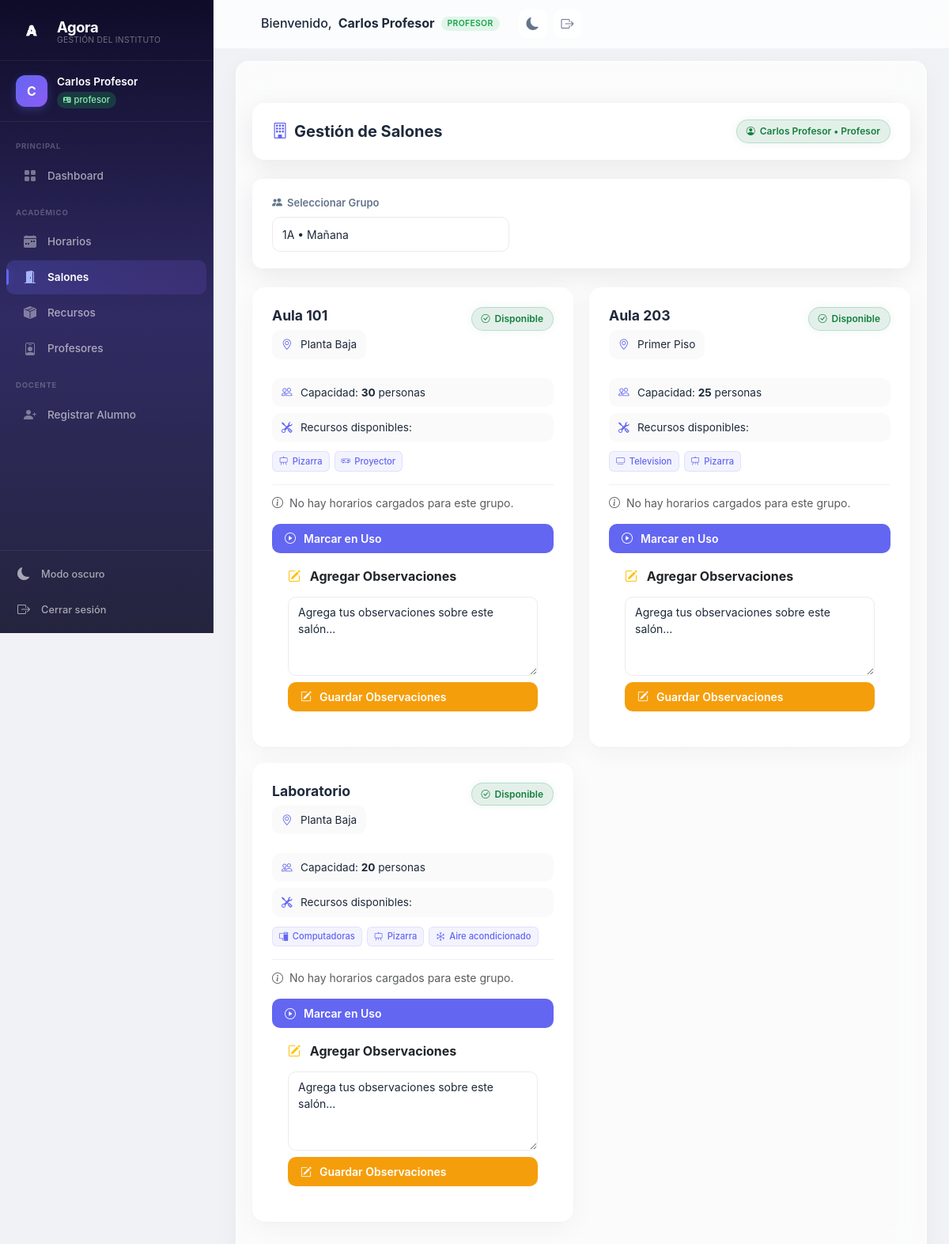
The page /dashboard.php?page=salones (signed in) on the database its author committed.
### tables this page shows
CREATE TABLE salones (
    id              INT UNSIGNED AUTO_INCREMENT PRIMARY KEY,
    nombre_salon    VARCHAR(50) NOT NULL,
    capacidad       INT UNSIGNED NULL,
    ubicacion       VARCHAR(100) NULL,
    observaciones   TEXT NULL,
    estado          ENUM('disponible', 'ocupado') NOT NULL DEFAULT 'disponible',
    created_at      TIMESTAMP DEFAULT CURRENT_TIMESTAMP,
    updated_at      TIMESTAMP DEFAULT CURRENT_TIMESTAMP ON UPDATE CURRENT_TIMESTAMP
);

### pages/salones.php (the view, shortened to what this page needs)
<?php
require_once __DIR__ . '/../backend/db_connection.php';
$user_id = (int)$_SESSION['user_id'];
$rol = strtolower(trim($_SESSION['rol'] ?? 'invitado'));
$user_name = $_SESSION['user_name'] ?? 'Usuario';
$grupos_profesor = [];
$grupo_seleccionado = null;
$horarios_grupo = [];
if (in_array($rol, ['profesor', 'admin', 'administrador'])) {
    $sql_grupos = "
        SELECT g.id, g.nombre, g.turno
        FROM grupos g
        INNER JOIN grupos_profesores gp ON gp.grupo_id = g.id
        WHERE gp.profesor_id = ?
        ORDER BY g.turno, g.nombre
    ";
    $stmt = $conn->prepare($sql_grupos);
    $stmt->bind_param("i", $user_id);
    $stmt->execute();
    $grupos_profesor = $stmt->get_result()->fetch_all(MYSQLI_ASSOC);
    $grupo_seleccionado = $_SESSION['grupo_seleccionado'] ?? ($grupos_profesor[0]['id'] ?? null);
    if ($grupo_seleccionado) {
        $sql_h = "
            SELECT
                h.id,
                d.nombre_dia AS dia,
                b.hora_inicio,
                b.hora_fin,
                m.nombre_materia AS materia,
                s.nombre_salon
            FROM horarios h
            INNER JOIN dias d ON h.dia_id = d.id
            INNER JOIN bloques_horarios b ON h.bloque_id = b.id
            INNER JOIN materias m ON h.materia_id = m.id
            LEFT JOIN salones s ON h.salon_id = s.id
            WHERE h.grupo_id = ? AND h.profesor_id = ?
            ORDER BY d.id, b.hora_inicio
        ";
        $stmt = $conn->prepare($sql_h);
        $stmt->bind_param("ii", $grupo_seleccionado, $user_id);
        $stmt->execute();
        $horarios_grupo = $stmt->get_result()->fetch_all(MYSQLI_ASSOC);
    }
}
$sql = "
    SELECT
        s.id AS salon_id,
        s.nombre_salon,
        s.capacidad,
        s.estado,
        s.ubicacion,
        s.observaciones,
        g.nombre AS grupo_actual,
        u.nombre AS profesor_actual,
        su.hora_inicio,
        su.hora_fin
    FROM salones s
    LEFT JOIN (
        SELECT su1.*
        FROM salon_usos su1
        WHERE su1.estado='en_uso'
    ) su ON su.salon_id = s.id
    LEFT JOIN grupos g ON su.grupo_id = g.id
    LEFT JOIN usuarios u ON su.profesor_id = u.id
    ORDER BY s.nombre_salon
";
$result = $conn->query($sql);
$recursos_por_salon = [];
$rec_res = $conn->query("SELECT salon_id, recurso FROM salon_recursos ORDER BY salon_id, recurso");
if ($rec_res) {
    while ($rr = $rec_res->fetch_assoc()) {
        $recursos_por_salon[$rr['salon_id']][] = $rr['recurso'];
    }
}
?>
<div class="salones-section">
    <div class="page-header">
        <h2>
            <i class="bi bi-building"></i>
            Gestión de Salones
        </h2>
        <div class="header-actions">
            <span class="status-badge available">
                <i class="bi bi-person-circle"></i>
                <?= htmlspecialchars($user_name, ENT_QUOTES, 'UTF-8') ?> • <?= htmlspecialchars(ucfirst($rol), ENT_QUOTES, 'UTF-8') ?>
            </span>
        </div>
    </div>
    <?php if (in_array($rol, ['profesor','admin','administrador']) && !empty($grupos_profesor)): ?>
        <div class="selection-panel">
            <div class="filter-label">
                <i class="bi bi-people-fill"></i>Seleccionar Grupo
            </div>
            <form method="POST">
                <div class="filter-buttons">
                    <select name="grupo_id" class="form-select" onchange="this.form.submit()" style="max-width: 300px;">
                        <?php foreach ($grupos_profesor as $g): ?>
                            <option value="<?= htmlspecialchars($g['id'], ENT_QUOTES, 'UTF-8') ?>" <?= $g['id']==$grupo_seleccionado?'selected':'' ?>>
                                <?= htmlspecialchars($g['nombre'], ENT_QUOTES, 'UTF-8') ?> • <?= htmlspecialchars(ucfirst($g['turno']), ENT_QUOTES, 'UTF-8') ?>
                            </option>
                        <?php endforeach; ?>
                    </select>
                </div>
            </form>
        </div>
    <?php endif; ?>
    <div class="cards-grid">
        <?php if ($result->num_rows > 0): ?>
            <?php while ($row = $result->fetch_assoc()):
                $recursos_list = $recursos_por_salon[$row['salon_id']] ?? [];
            ?>
            <div class="salon-card card">
                <div class="salon-header">
                    <div>
                        <h3 class="salon-name"><?= htmlspecialchars($row['nombre_salon'], ENT_QUOTES, 'UTF-8') ?></h3>
                        <div class="info-item">
                            <i class="bi bi-geo-alt"></i>
                            <span><?= htmlspecialchars($row['ubicacion'] ?? 'Sin ubicación', ENT_QUOTES, 'UTF-8') ?></span>
                        </div>
                    </div>
                    <span class="status-badge <?= $row['estado'] === 'disponible' ? 'available' : 'occupied' ?>">
                        <i class="bi bi-<?= $row['estado'] === 'disponible' ? 'check-circle' : 'x-circle' ?>"></i>
                        <?= htmlspecialchars(ucfirst($row['estado']), ENT_QUOTES, 'UTF-8') ?>
                    </span>
                </div>
                <div class="salon-info">
                    <div class="info-item">
                        <i class="bi bi-people"></i>
                        <span>Capacidad: <strong><?= (int)$row['capacidad'] ?></strong> personas</span>
                    </div>
                    <?php if (!empty($recursos_list)): ?>
                        <div class="info-item">
                            <i class="bi bi-tools"></i>
                            <span>Recursos disponibles:</span>
                        </div>
                        <div class="resources-grid">
                            <?php foreach ($recursos_list as $recurso): ?>
                                <span class="resource-tag">
                                    <i class="bi bi-<?=
                                        $recurso === 'television' ? 'tv' :
                                        ($recurso === 'computadoras' ? 'pc-display' :
                                        ($recurso === 'pizarra' ? 'easel' :
                                        ($recurso === 'proyector' ? 'projector' :
                                        ($recurso === 'aire_acondicionado' ? 'snow' : 'circle'))))
                                    ?>"></i>
                                    <?= htmlspecialchars(ucfirst(str_replace('_', ' ', $recurso)), ENT_QUOTES, 'UTF-8') ?>
                                </span>
                            <?php endforeach; ?>
                        </div>
                    <?php endif; ?>
                </div>
                <?php if (in_array($rol, ['profesor','admin','administrador'])): ?>
                    <div class="action-row">
                        <?php if ($row['estado'] === 'disponible'): ?>
                            <form method="POST" class="w-100">
                                <?php if ($grupo_seleccionado): ?>
                                    <?php if (count($horarios_grupo) > 0): ?>
                                        <div class="mb-3">
                                            <label class="form-label fw-semibold">
                                                <i class="bi bi-clock me-1"></i>Seleccionar horarios:
                                            </label>
                                            <div class="time-slots">
                                                <?php foreach ($horarios_grupo as $h): ?>
                                                    <label class="time-slot-item">
                                                        <input type="checkbox" name="bloques[]" value="<?= htmlspecialchars($h['id'], ENT_QUOTES, 'UTF-8') ?>" class="me-2">
                                                        <?= htmlspecialchars($h['dia'], ENT_QUOTES, 'UTF-8') ?> •
                                                        <?= htmlspecialchars(substr($h['hora_inicio'],0,5), ENT_QUOTES, 'UTF-8') ?>-<?= htmlspecialchars(substr($h['hora_fin'],0,5), ENT_QUOTES, 'UTF-8') ?> •
                                                        <?= htmlspecialchars($h['materia'], ENT_QUOTES, 'UTF-8') ?>
                                                    </label>
                                                <?php endforeach; ?>
                                            </div>
                                        </div>
                                    <?php else: ?>
                                        <p class="text-muted small">
                                            <i class="bi bi-info-circle me-1"></i>
                                            No hay horarios cargados para este grupo.
                                        </p>
                                    <?php endif; ?>
                                <?php endif; ?>
                                <button type="submit" class="btn btn-primary w-100">
                                    <i class="bi bi-play-circle me-1"></i>Marcar en Uso
                                </button>
                            </form>
                        <?php endif; ?>
                    </div>
                    <div class="card-body">
                        <h6 class="fw-bold mb-3">
                            <i class="bi bi-pencil-square me-2 text-warning"></i>
                            <?= $rol === 'profesor' ? 'Agregar Observaciones' : 'Panel de Administración' ?>
                        </h6>
                        <form method="POST" class="mt-3">
                            <div class="col-12 mt-2">
                                <textarea name="observaciones" class="form-control"
                                          placeholder="<?= $rol === 'profesor' ? 'Agrega tus observaciones sobre este salón...' : 'Observaciones' ?>"
                                          rows="3"><?= htmlspecialchars($row['observaciones'] ?? '', ENT_QUOTES, 'UTF-8') ?></textarea>
                            </div>
                            <button type="submit" class="btn btn-warning w-100 mt-2">
                                <i class="bi bi-pencil-square me-1"></i>
                                <?= $rol === 'profesor' ? 'Guardar Observaciones' : 'Guardar Cambios' ?>
                            </button>
                        </form>
                    </div>
                <?php endif; ?>
            </div>
            <?php endwhile; ?>
        <?php endif; ?>
    </div>
</div>

### rows shown on the page
salones: nombre_salon "Aula 101", ubicacion "Planta Baja", estado "Disponible", capacidad "30", id "Pizarra", id "Proyector"
salones: nombre_salon "Aula 203", ubicacion "Primer Piso", estado "Disponible", capacidad "25", id "Television", id "Pizarra"
salones: nombre_salon "Laboratorio", ubicacion "Planta Baja", estado "Disponible", capacidad "20", id "Computadoras", id "Pizarra", id "Aire acondicionado"

### other values the page prints
substr($nombre, 0, 1) "C"
$nombre "Carlos Profesor"
$rol "profesor"
$rol "PROFESOR"
$user_name "Carlos Profesor"
$rol "Profesor"
form field grupo_id "1A • Mañana"
